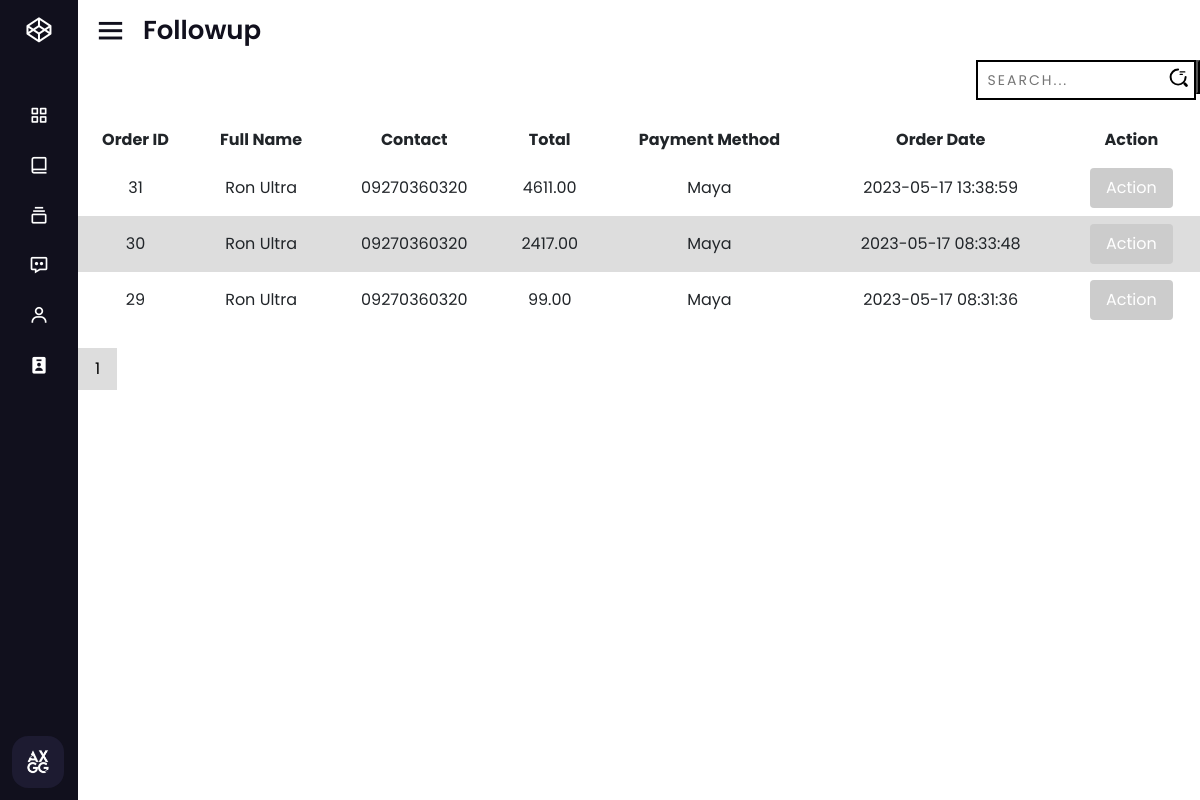
Page /orders/followup.php (signed in) on the committed database.
### tables this page shows
CREATE TABLE `orders` (
  `ord_id` int(11) NOT NULL,
  `user_id` int(11) DEFAULT NULL,
  `add_id` int(11) DEFAULT NULL,
  `full_name` varchar(50) NOT NULL,
  `contact` varchar(50) NOT NULL,
  `mod_` varchar(50) NOT NULL,
  `mop` varchar(50) NOT NULL,
  `status` tinyint(1) NOT NULL DEFAULT 0,
  `note` text DEFAULT NULL,
  `shipping` decimal(9,2) NOT NULL DEFAULT 150.00,
  `total` decimal(9,2) NOT NULL,
  `ord_date` datetime DEFAULT current_timestamp()
);

### orders/followup.php (the view, shortened to what this page needs)
<!DOCTYPE html>
<html lang="en">
<head>
  <link rel="stylesheet" href="./css/followup.css">
</head>
<body>
  <?php include('../includes/sidenav.php') ?>
  <section class="home-section">
    <div class="home-content">
      <i class='bx bx-menu'></i>
      <span class="text">Followup</span>
    </div>
    <?php
    include('../config.php');
    $perPage = 10;
    $page = isset($_GET['page']) ? intval($_GET['page']) : 1;
    $offset = ($page - 1) * $perPage;
    if (isset($_GET['search']) && !empty($_GET['search'])) {
      $search = $_GET['search'];
      $sql = "SELECT * FROM orders WHERE status = 1 AND (full_name LIKE '%$search%' OR contact LIKE '%$search%') ORDER BY ord_date DESC LIMIT $offset, $perPage";
    } else {
      $sql = "SELECT * FROM orders WHERE status = 1 ORDER BY ord_date DESC LIMIT $offset, $perPage";
    }
    $result = mysqli_query($conn, $sql);
    if (mysqli_num_rows($result) > 0) {
      echo '
            <div class="input-container" style="margin-left: 80%; margin-bottom:20px;">
              <form action="" method="GET">
                <input type="text" name="search" class="input" placeholder="Search..." value="' . (isset($_GET['search']) ? $_GET['search'] : '') . '">
                  <button style="position:absolute; padding-top:30px;">
                    <span class="icon">
                      <svg width="19px" height="19px" viewBox="0 0 24 24" fill="none" xmlns="http://www.w3.org/2000/svg">
                        <g id="SVGRepo_bgCarrier" stroke-width="0"></g>
                        <g id="SVGRepo_tracerCarrier" stroke-linecap="round" stroke-linejoin="round"></g>
                        <g id="SVGRepo_iconCarrier">
                          <path opacity="1" d="M14 5H20" stroke="#000" stroke-width="1.5" stroke-linecap="round" stroke-linejoin="round"></path>
                          <path opacity="1" d="M14 8H17" stroke="#000" stroke-width="1.5" stroke-linecap="round" stroke-linejoin="round"></path>
                          <path d="M21 11.5C21 16.75 16.75 21 11.5 21C6.25 21 2 16.75 2 11.5C2 6.25 6.25 2 11.5 2" stroke="#000" stroke-width="2.5" stroke-linecap="round" stroke-linejoin="round"></path>
                          <path opacity="1" d="M22 22L20 20" stroke="#000" stroke-width="3.5" stroke-linecap="round" stroke-linejoin="round"></path>
                        </g>
                      </svg>
                    </span>
                  </button>
                </form>
              </div>
              <table>
              <thead>
                <tr>
                  <th>Order ID</th>
                  <th>Full Name</th>
                  <th>Contact</th>
                  <th>Total</th>
                  <th>Payment Method</th>
                  <th>Order Date</th>
                  <th>Action</th>
                </tr>
              </thead>
              <tbody>';
      while ($row = mysqli_fetch_assoc($result)) {
        $orderId = $row['ord_id'];
        $fullName = $row['full_name'];
        $contact = $row['contact'];
        $total = $row['total'];
        $payment = $row['mop'];
        $orderDate = $row['ord_date'];
        echo '<tr>
                <td>' . $orderId . '</td>
                <td>' . $fullName . '</td>
                <td>' . $contact . '</td>
                <td>' . $total . '</td>
                <td>' . $payment . '</td>
                <td>' . $orderDate . '</td>
                <td>
                  <button class="action-button">Action</button>
                  <div class="more-options">
                    <form action="./actions/to-confirm.php" method="post">
                      <input type="hidden" name="orderId" value="' . $orderId . '">
                      <button type="submit" name="confirm" class="status">Confirm</button>
                    </form>
                    <a href="followup-view.php?id=' . $orderId . '"><button class="view">View</button></a>
                  </div>
                </td>
              </tr>';
      }
      echo '</tbody>
    </table>';
      $totalOrders = mysqli_num_rows(mysqli_query($conn, "SELECT * FROM orders WHERE status = 1"));
      $totalPages = ceil($totalOrders / $perPage);
      echo '<div class="pagination">';
      for ($i = 1; $i <= $totalPages; $i++) {
        echo '<a href="?page=' . $i . '" ' . ($page == $i ? 'class="active"' : '') . '>' . $i . '</a>';
      }
      echo '</div>';
    } else {
      echo 'No orders found.';
    }
    ?>
  </section>
</body>
</html>

### orders/css/followup.css (style rules this page uses)
table { font-family: arial, sans-serif; border-collapse: collapse; width: 100%; text-align: center; }
td, th { border: 1px solid #dddddd; text-align: left; padding: 8px; text-align: center; }
tr:nth-child(even) { background-color: #dddddd; }
.pagination { margin-top: 20px; text-align: center; }
.pagination a { display: inline-block; padding: 8px 16px; text-decoration: none; color: #000; border: 1px solid #ddd; margin-right: 5px; }
.pagination a.active { background-color: #ddd; }
.action-button { padding: 8px 16px; background-color: #4CAF50; color: #fff; border: none; border-radius: 4px; cursor: pointer; }
.action-button { padding: 8px 16px; background-color: #ccc; color: #fff; border: none; border-radius: 4px; cursor: pointer; }
.input-container { width: 220px; position: relative; }
.icon { position: absolute; right: 10px; top: calc(50% + 5px); transform: translateY(calc(-50% - 5px)); }
.input { width: 100%; height: 40px; padding: 10px; transition: .2s linear; border: 2.5px solid black; font-size: 14px; text-transform: uppercase; letter-spacing: 2px; }

### assets/css/style.css (style rules this page uses)
* { margin: 0; padding: 0; box-sizing: border-box; font-family: "Poppins", sans-serif; }
:root { --background-color1: #fafaff; --background-color2: #ffffff; --background-color3: #ededed; --background-color4: #cad7fda4; --primary-color: #4b49ac; --secondary-color: #0c007d; --Border-color: #3f0097; --one-use-color: #3f0097; --two-use-color: #5500cb; }

### includes/sidenav.php (style rules this page uses)
* { margin: 0; padding: 0; box-sizing: border-box; font-family: 'Poppins', sans-serif; }
.home-section { position: relative; height: 100vh; left: 260px; width: calc(100% - 260px); transition: all 0.5s ease; }
.sidebar.close~.home-section { left: 78px; width: calc(100% - 78px); }
.home-section .home-content { height: 60px; display: flex; align-items: center; }
.home-section .home-content .bx-menu, .home-section .home-content .text { color: #11101d; font-size: 35px; }
.home-section .home-content .bx-menu { margin: 0 15px; cursor: pointer; }
.home-section .home-content .text { font-size: 26px; font-weight: 600; }

### rows in the picture
orders: ord_id "31", full_name "Ron Ultra", contact "09270360320", total "4611.00", mop "Maya", ord_date "2023-05-17 13:38:59"
orders: ord_id "30", full_name "Ron Ultra", contact "09270360320", total "2417.00", mop "Maya", ord_date "2023-05-17 08:33:48"
orders: ord_id "29", full_name "Ron Ultra", contact "09270360320", total "99.00", mop "Maya", ord_date "2023-05-17 08:31:36"
